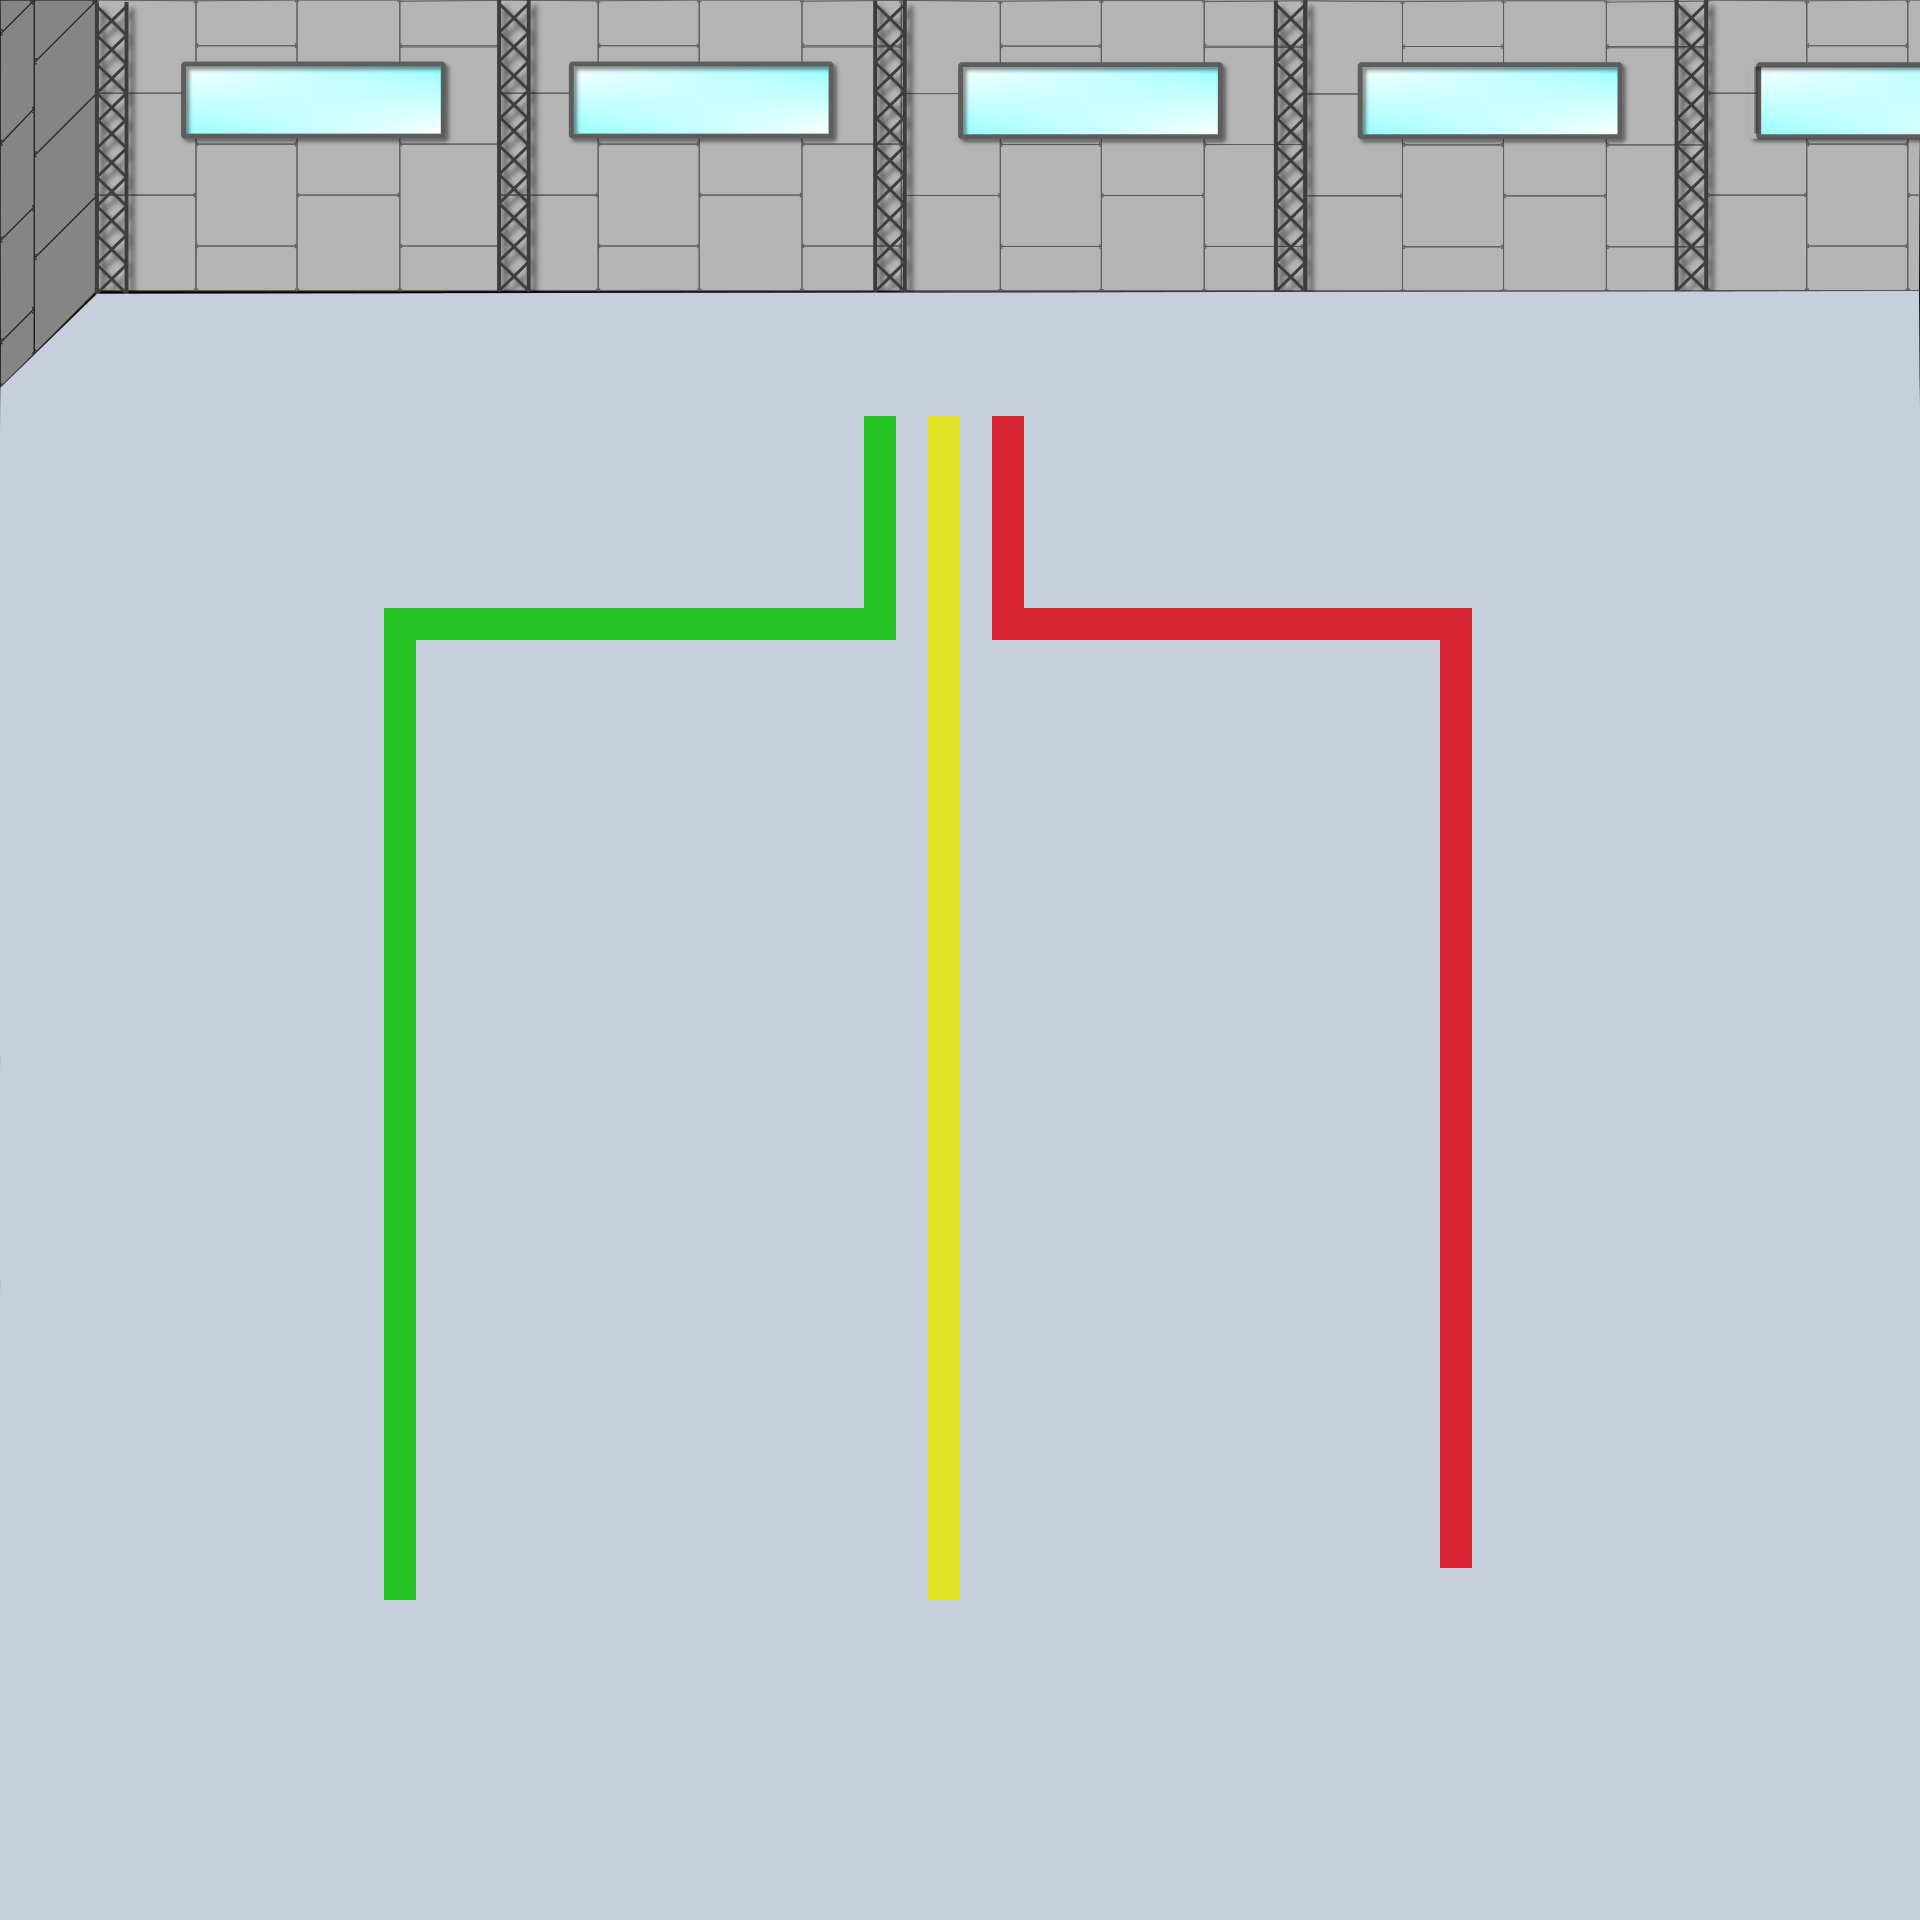

A level layout from a 2D game, rendered from its tile map. Below: a short description, then the map file with tile-grid data replaced by summaries:
An orthogonal 60x60 tile map with 32x32 px tiles, 2 tile layers (background, lineas), 2 tilesets and 21 objects (8x cajas, 3x carritoParado, 3x baseTachos, spawnBasura, cinta, ...).

<map version="1.5" tiledversion="1.7.2" orientation="orthogonal" renderorder="right-down" width="60" height="60" tilewidth="32" tileheight="32" infinite="0" nextlayerid="4" nextobjectid="38">
 <editorsettings>
  <export target="Nivel4.json" format="json" />
 </editorsettings>
 <tileset firstgid="1" name="fondo" tilewidth="32" tileheight="32" tilecount="1980" columns="60">
  <image source="fondo.png" width="1920" height="1080" />
 </tileset>
 <tileset firstgid="1981" name="lineasPiso" tilewidth="32" tileheight="32" tilecount="3" columns="3">
  <image source="sprites/lineasPiso.png" width="96" height="32" />
 </tileset>
 <layer id="1" name="background" width="60" height="60">
  <data>[3600 cells, 3600 non-empty, 1980 distinct tile ids]</data>
 </layer>
 <layer id="3" name="lineas" width="60" height="60">
  <data>[3600 cells, 332 non-empty, 6 distinct tile ids]</data>
 </layer>
 <objectgroup id="2" name="objetos">
  <object id="1" name="spawnBasura" x="192.673" y="238.323" width="67.1552" height="70.3531" />
  <object id="2" name="cinta" x="582.353" y="293.411" width="115.123" height="79.9467" />
  <object id="3" name="spawnPersonaje" x="853.911" y="413.344" width="143.904" height="121.519" />
  <object id="4" name="finCinta" x="1760.95" y="231.914" width="108.728" height="99.1339" />
  <object id="5" name="tachoVerde" x="308.323" y="1723.16" width="34.9948" height="40.2177" />
  <object id="6" name="tachoRojo" x="1456.72" y="1686.11" width="32.4536" height="37.1874" />
  <object id="7" name="tachoAzul" x="932.286" y="1735.34" width="31.4474" height="33.4868" />
  <object id="9" name="carritoParado" x="942.979" y="941.835">
   <point />
  </object>
  <object id="10" name="carritoParado" x="399.035" y="948.245">
   <point />
  </object>
  <object id="11" name="carritoParado" x="1472.73" y="933.333">
   <point />
  </object>
  <object id="27" name="cajas" x="79.597" y="1096">
   <point />
  </object>
  <object id="28" name="cajas" x="230.303" y="1096">
   <point />
  </object>
  <object id="29" name="cajas" x="576.567" y="1096">
   <point />
  </object>
  <object id="30" name="cajas" x="727.273" y="1096">
   <point />
  </object>
  <object id="31" name="cajas" x="1143.23" y="1096">
   <point />
  </object>
  <object id="32" name="cajas" x="1293.94" y="1096">
   <point />
  </object>
  <object id="33" name="cajas" x="1661.42" y="1096">
   <point />
  </object>
  <object id="34" name="cajas" x="1812.12" y="1096">
   <point />
  </object>
  <object id="35" name="baseTachos" x="310" y="1727">
   <point />
  </object>
  <object id="36" name="baseTachos" x="934" y="1736">
   <point />
  </object>
  <object id="37" name="baseTachos" x="1459" y="1694">
   <point />
  </object>
 </objectgroup>
</map>
